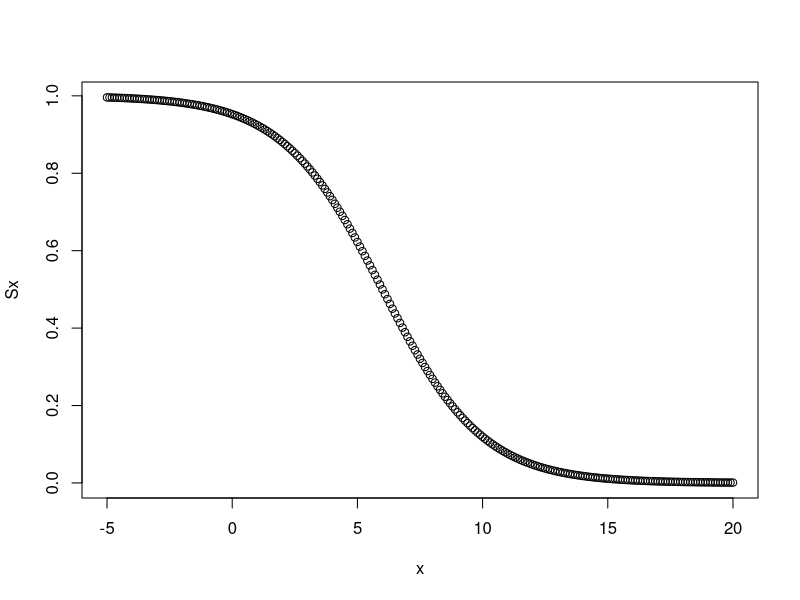
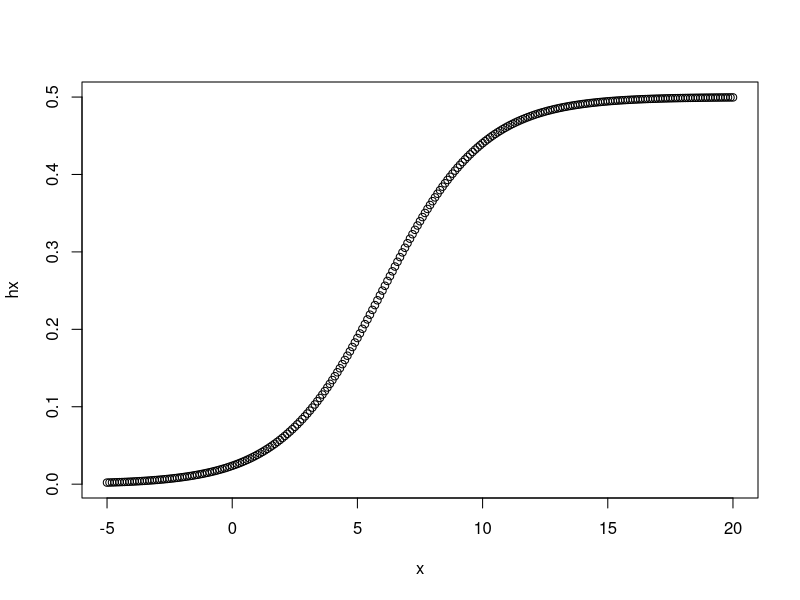
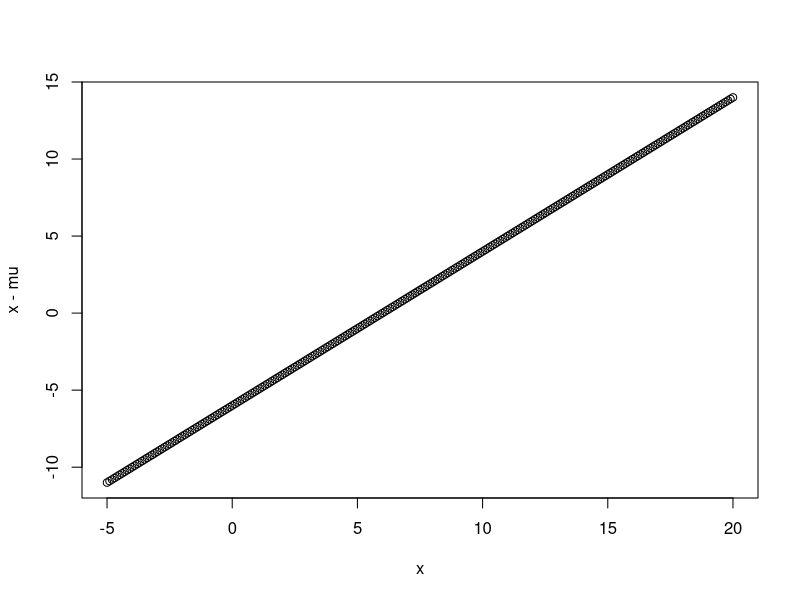

The R source for these figures, in order:
#NORMAL DISTN
mu<-6;s<-2
x<-seq(-5,20,0.1);x
y<-exp(-(x-mu)/s)
Sx<-y/(1+y);Sx
plot(x,Sx) # SURVIVAL FUNCTION

#HAZARD FUNCTION
hx<-1/(s*(1+y));hx
plot(x,hx)

# MEAN RESIDUAL LINE
plot(x,x-mu)